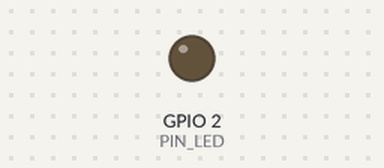
A sketch run on a simulated ESP32. On the bench: output pins drawn as LEDs (lit = HIGH). Pins used as bus, display or sensor lines are not drawn; what the sketch prints to the serial monitor is not drawn.

Above: at 1.2 s.
At 2.7 s:
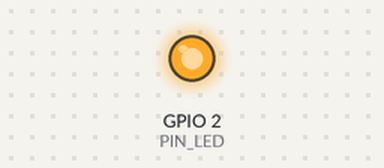
Timing chart, 0 to 3.9 s (numbered marks = the images above):
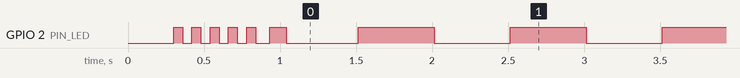

The sketch:

as5048a_probe.ino
```cpp
/*
 * ESP32 + AS5048A по SPI: пробник «датчик вообще отвечает и что он видит».
 *
 * ЗАЧЕМ ОТДЕЛЬНЫМ СКЕТЧЕМ. На стенде уже есть AS5048 — но читается он с
 * ДРУГОЙ платы (STM32 B-G431B-ESC1) и ДРУГИМ способом: по ширине импульса,
 * MagneticSensorPWM на PB8. Здесь проверяется новый путь целиком — новый
 * интерфейс (SPI), новый хозяин шины (ESP32), новые провода. Мешать это с
 * прошивкой моста bt_link нельзя: тогда отказ нельзя будет отнести ни к
 * датчику, ни к мосту.
 *
 * РАСПИНОВКА (провода на стенде, цвета — как приехали):
 *   GPIO18  CLK   жёлтый
 *   GPIO19  MISO  синий
 *   GPIO21  MOSI  зелёный
 *   GPIO5   CS    белый
 *   GND     GND   чёрный
 *   3V3     VCC   ПИТАНИЕ — шестой провод, без него шина читается как мусор.
 *
 * ПОЧЕМУ MOSI НА 21, А НЕ НА 23. У VSPI по умолчанию MOSI=23, но пины ESP32
 * разведены через GPIO-матрицу, и любой из них назначается программно —
 * SPI.begin(SCK, MISO, MOSI, SS). Молчаливой платы за это нет: единственное
 * условие — не пользоваться SPI.begin() без аргументов, иначе драйвер уйдёт
 * на 23-й и датчик не ответит, хотя провода в порядке.
 *
 * ПОЧЕМУ CS ИМЕННО 5. Это strapping-пин: в момент загрузки он обязан быть
 * высоким. Для CS это и есть покой (подтяжка вверх + CS_IDLE=HIGH), так что
 * выбор не конфликтует с загрузкой. Обратное — вешать на 5 что-то, что
 * тянет вниз, — стоило бы незагружающейся платы.
 *
 * SPI-РЕЖИМ 1 (CPOL=0, CPHA=1) — по даташиту AS5048A. Режим 0 даёт сдвиг на
 * бит и «почти правдоподобные» углы: не мусор, который заметен сразу, а
 * тихо неверные числа. Поэтому режим здесь константа, а не подбор.
 *
 * ЧАСТОТА 1 МГц, хотя датчик держит 10. Провода на стенде — дюпоны без витой
 * пары и без земли рядом с каждым сигналом; на 10 МГц такая шина ловит сбои
 * чётности, которые выглядят как «датчик врёт», а не «провод длинный».
 * Разгонять есть смысл только после того, как на 1 МГц всё сойдётся.
 *
 * ФОРМАТ ВЫВОДА — «label:value», как у Arduino Serial Plotter. Одна строка на
 * отсчёт, 50 Гц. Тот же поток читает и рисует tools/stand/enc_plot.py, так
 * что график есть и в IDE, и в терминале, и никакого второго формата
 * поддерживать не надо. Всё, что НЕ отсчёт (шапка, диагностика, отказы),
 * начинается с '#': плоттеры такие строки игнорируют, человек читает.
 *
 * Счётчики ошибок чётности и EF идут В КАЖДОЙ строке, а не только при сбое:
 * одиночный сбой на дюпонах глазами по бегущим строкам не поймать, он виден
 * только как приращение счётчика.
 *
 * СИГНАЛЫ СВЕТОДИОДОМ (GPIO2). На стенде не видно ни момента заливки, ни
 * того, что происходит, — поэтому состояние выведено наружу:
 *   5 быстрых миганий  — прошивка стартовала
 *   горит ровно        — датчик отвечает, диагностика чистая
 *   мигает 2 Гц        — датчик отвечает, но жалуется (магнит/AGC/ошибка)
 *   мигает 1 Гц        — датчика нет на шине (0x0000 или 0xFFFF в ответах)
 *
 * Сборка:  esp/build.sh as5048a_probe
 * Заливка: esp/build.sh as5048a_probe --прошить   (перезапишет мост bt_link!)
 */

#include <SPI.h>
#include <driver/gpio.h>   // подтяжки ставятся мимо pinMode: см. тест линии MISO

// ---------------------- распиновка и параметры ----------------------
// РАСПИНОВКА СМЕНЕНА 18 сентября: SimpleFOCMini разведён на плату напрямую и
// закрывает правый ряд. SPI переехал на левый: CLK 14, MISO 27, MOSI 26, CS 25.
// Все четыре — обычные пины, без strapping и без флеша. GPIO 12 в этом ряду
// НЕ ЗАНИМАТЬ: он обязан быть НИЗКИМ при загрузке, иначе плата выставит
// питание флеша 1.8 В и может не подняться.
//
// Прежний CS сидел на 5 — strapping-пине, и годился лишь потому, что CS в
// покое высокий. На обычном пине этой тонкости больше нет.
//
// На плате датчика шелкограф обслуживает оба варианта чипа: SCL это CLK,
// а SDA это CSn. Питание с вывода «5V» заведено на 3V3 — чип это принимает
// через свой стабилизатор, а главное, MISO тогда качается 0..3.3 В:
// GPIO ESP32 к пяти вольтам НЕ толерантны.
static const int PIN_SCK  = 14;
static const int PIN_MISO = 27;
static const int PIN_MOSI = 26;
static const int PIN_CS   = 25;
static const int PIN_LED  = 2;

static const uint32_t OUT_HZ   = 50;        // строк в секунду; см. шапку про формат

// ВРЕМЯ ШЛЁТ ПЛАТА, А НЕ СТАВИТ ХОСТ. Это не мелочь: строки приходят на хост
// пачками по мере опустошения буфера USB, и метка времени приёма даёт
// слипшиеся отсчёты. Первый же разбор такой записи выдал скорость вала
// 11 546 320 °/с — деление на почти нулевой интервал. По времени платы такого
// не бывает: интервал задан циклом, а не транспортом.
//
// Цена: Arduino Serial Plotter нарисует t отдельной растущей линией и сожмёт
// шкалу остальных. Кому мешает — WITH_TIME 0, тогда формат прежний.
#define WITH_TIME 1
static const uint32_t SPI_HZ   = 1000000;   // см. шапку: не 10 МГц
static const uint8_t  SPI_MODE = SPI_MODE1; // CPOL=0, CPHA=1 — по даташиту

// ---------------------- регистры AS5048A ----------------------
static const uint16_t REG_NOP       = 0x0000;
static const uint16_t REG_ERRFL     = 0x0001;  // флаги ошибок, читается со сбросом
static const uint16_t REG_DIAAGC    = 0x3FFD;  // диагностика + AGC
static const uint16_t REG_MAGNITUDE = 0x3FFE;  // амплитуда поля
static const uint16_t REG_ANGLE     = 0x3FFF;  // угол, 14 бит

SPIClass* spi = nullptr;

static uint32_t parity_errors = 0;
static uint32_t ef_errors     = 0;
static uint16_t last_raw_a = 0, last_raw_m = 0, last_raw_d = 0;

// Чётность ЧЁТНАЯ по битам 0..14 — в бит 15 кладётся так, чтобы число
// единиц во всём слове стало чётным. Считать «сколько единиц в 16 битах»
// вместо 15 — классическая ошибка: команда уедет с неверной чётностью, и
// датчик ответит флагом ошибки, а не данными.
static bool parity_even(uint16_t v) {
  v ^= v >> 8; v ^= v >> 4; v ^= v >> 2; v ^= v >> 1;
  return v & 1;
}

static uint16_t frame_read(uint16_t addr) {
  uint16_t cmd = 0x4000 | (addr & 0x3FFF);        // бит14 = 1: чтение
  if (parity_even(cmd)) cmd |= 0x8000;
  return cmd;
}

// Одна транзакция. ВАЖНО: AS5048A отдаёт результат ПРЕДЫДУЩЕЙ команды,
// поэтому один обмен ничего не значит — читать надо парой (команда, затем
// NOP или следующая команда). Функция ниже это и делает.
static uint16_t xfer(uint16_t frame) {
  spi->beginTransaction(SPISettings(SPI_HZ, MSBFIRST, SPI_MODE));
  digitalWrite(PIN_CS, LOW);
  delayMicroseconds(1);                            // t_L: CS до первого фронта
  uint16_t r = spi->transfer16(frame);
  digitalWrite(PIN_CS, HIGH);
  spi->endTransaction();
  delayMicroseconds(1);                            // t_CSn: пауза между кадрами
  return r;
}

static uint16_t last_raw = 0;

// Возвращает 14 бит данных; ok=false, если ответ не прошёл проверку.
static uint16_t read_reg(uint16_t addr, bool* ok) {
  xfer(frame_read(addr));                          // команда
  uint16_t raw = xfer(frame_read(REG_NOP));        // ответ приходит на следующем кадре
  last_raw = raw;                                  // сырое слово нужно для отказов: 0x0000 и 0xFFFF значат разное
  bool par_ok = !parity_even(raw);                 // во всём слове должно быть чётное число единиц
  bool ef     = raw & 0x4000;                      // бит14 — флаг ошибки транзакции
  if (!par_ok) parity_errors++;
  if (ef)      ef_errors++;
  if (ok) *ok = par_ok && !ef;
  return raw & 0x3FFF;
}

// ---------------------- тест линии MOSI ----------------------
//
// ЗАЧЕМ. Ответы датчика могут выглядеть правдоподобно и при ОБОРВАННОМ MOSI:
// если команда не доходит, датчик всё равно тактируется и что-то отдаёт, а
// «случайный угол при отсутствующем магните» и «мусор из-за необорванной
// команды» на глаз неотличимы. Отличить их можно только ответом на команду,
// которую датчик обязан ЗАБРАКОВАТЬ.
//
// Приём: посылается кадр с НАМЕРЕННО неверной чётностью. Живой MOSI -> датчик
// поднимает в ERRFL бит parity (0x4) и флаг EF в следующем ответе. Оборванный
// MOSI -> ERRFL остаётся нулевым, потому что команды датчик не видел вовсе.
//
// ERRFL самоочищается при чтении, поэтому тест не оставляет следов.
static void mosi_line_test() {
  uint16_t bad = frame_read(REG_ANGLE) ^ 0x8000;   // чётность перевёрнута
  xfer(bad);
  xfer(frame_read(REG_NOP));
  xfer(frame_read(REG_ERRFL));
  uint16_t errfl = xfer(frame_read(REG_NOP)) & 0x3FFF;

  if (errfl & 0x4) {
    Serial.println("#   тест MOSI: команда ДОХОДИТ (датчик забраковал кадр по чётности)");
  } else {
    Serial.printf("#   тест MOSI: команду НЕ ВИДНО (ERRFL=0x%04X после заведомо битого кадра) "
                  "-> проверить зелёный провод на GPIO21\n", errfl);
  }
  xfer(frame_read(REG_ERRFL));                     // дочитать, чтобы регистр ушёл чистым
  xfer(frame_read(REG_NOP));
}

// ---------------------- тест линии MISO ----------------------
//
// РАЗЛИЧАЕТ ДВА ОТКАЗА, которые по данным выглядят одинаково: «провод MISO ни
// к чему не подключён» и «подключён, но датчик не отвечает». Приём прямой: на
// линию по очереди ставится внутренняя подтяжка вниз и вверх. Если её никто
// не держит, показания пойдут ЗА подтяжкой (0x0000, потом 0xFFFF). Если на
// том конце живой выход датчика, он перебьёт подтяжку и результат в обоих
// случаях будет одинаковым.
//
// Подтяжка ставится через gpio_set_pull_mode, а НЕ через pinMode: pinMode на
// ESP32 переназначает функцию пина и сорвал бы маршрут SPI, после чего тест
// показывал бы состояние отвязанного пина, а не шины.
static void miso_line_test() {
  gpio_set_pull_mode((gpio_num_t)PIN_MISO, GPIO_PULLDOWN_ONLY);
  delay(2);
  xfer(frame_read(REG_ANGLE));
  uint16_t down = xfer(frame_read(REG_NOP));

  gpio_set_pull_mode((gpio_num_t)PIN_MISO, GPIO_PULLUP_ONLY);
  delay(2);
  xfer(frame_read(REG_ANGLE));
  uint16_t up = xfer(frame_read(REG_NOP));

  gpio_set_pull_mode((gpio_num_t)PIN_MISO, GPIO_FLOATING);

  if (down == 0x0000 && up == 0xFFFF) {
    Serial.println("#   тест MISO: линию НИКТО не держит -> нет питания у датчика, "
                   "либо не подключён MISO/GND, либо CS не доходит");
  } else if (down == up) {
    Serial.printf("#   тест MISO: линию кто-то держит (0x%04X при обеих подтяжках) -> "
                  "провод есть, датчик отвечает не по протоколу: проверить SPI-режим, "
                  "частоту и что это AS5048A (а не 5048B/I2C)\n", down);
  } else {
    Serial.printf("#   тест MISO: неустойчиво (вниз 0x%04X, вверх 0x%04X) -> "
                  "плохой контакт или наводка\n", down, up);
  }
}

// ---------------------- светодиод ----------------------
static void blink(int n, int on_ms, int off_ms) {
  for (int i = 0; i < n; i++) {
    digitalWrite(PIN_LED, HIGH); delay(on_ms);
    digitalWrite(PIN_LED, LOW);  delay(off_ms);
  }
}

void setup() {
  pinMode(PIN_LED, OUTPUT);
  pinMode(PIN_CS, OUTPUT);
  digitalWrite(PIN_CS, HIGH);                      // CS в покое — высокий, ещё до SPI.begin
  Serial.begin(115200);
  delay(300);
  blink(5, 60, 60);                                // «прошивка стартовала»

  spi = new SPIClass(VSPI);
  spi->begin(PIN_SCK, PIN_MISO, PIN_MOSI, PIN_CS); // ЯВНО: иначе MOSI уйдёт на 23
  // CS дёргается вручную, а не аппаратно: между кадрами AS5048A обязательна
  // пауза, а аппаратный CS её не даёт.

  Serial.println();
  Serial.println("# == AS5048A probe ==");
  Serial.printf("# SCK=%d MISO=%d MOSI=%d CS=%d, %lu Гц, SPI_MODE1, вывод %lu Гц\n",
                PIN_SCK, PIN_MISO, PIN_MOSI, PIN_CS,
                (unsigned long)SPI_HZ, (unsigned long)OUT_HZ);

  // ERRFL читается первым и намеренно: регистр самоочищается при чтении, и в
  // нём лежат ошибки, накопленные с подачи питания — в том числе от мусорных
  // кадров в момент загрузки, когда strapping-пин 5 ещё дёргался. Не сбросив
  // его здесь, мы бы всю сессию смотрели на ошибку, которой уже нет.
  bool ok;
  uint16_t errfl = read_reg(REG_ERRFL, &ok);
  Serial.printf("# ERRFL при старте: 0x%04X%s%s%s\n", errfl,
                (errfl & 0x1) ? " [framing]" : "",
                (errfl & 0x2) ? " [invalid command]" : "",
                (errfl & 0x4) ? " [parity]" : "");
  mosi_line_test();                                // до первых данных: см. шапку теста
  parity_errors = 0; ef_errors = 0;                // стартовый мусор в счёт не идёт
  Serial.println("# t:мс_платы angle:град mag:амплитуда agc:усиление perr:чётность ef:флаг_ошибки");
}

// Прошлое состояние диагностики. Печатать расшифровку в каждой строке нельзя
// (она сломала бы формат плоттера), а печатать только раз — значит потерять
// событие «магнит уехал в середине прогона». Поэтому '#'-строка выдаётся на
// ИЗМЕНЕНИЕ состояния: тихо, пока всё стабильно, и заметно в момент перемены.
static uint16_t last_flags = 0xFFFF;

void loop() {
  static uint32_t next_us = 0;
  const uint32_t period_us = 1000000UL / OUT_HZ;
  if ((int32_t)(micros() - next_us) < 0) return;
  // Шаг СЧИТАЕТСЯ ОТ ПРЕДЫДУЩЕЙ УСТАВКИ, а не от «сейчас»: иначе к периоду
  // каждый раз прибавляется длительность тела цикла и частота уползает вниз.
  next_us += period_us;
  if ((int32_t)(micros() - next_us) > (int32_t)period_us) next_us = micros() + period_us;  // отстали — не догоняем пачкой

  // Метка времени ставится ЗДЕСЬ, до чтений, а не в printf. В printf она
  // отставала на длительность трёх обменов по SPI и на ожидание буфера UART,
  // и интервал между отсчётами гулял 9..20 мс при заданных ровно 20.
  const uint32_t t_ms = millis();

  bool ok_a, ok_m, ok_d;
  uint16_t angle = read_reg(REG_ANGLE,     &ok_a); last_raw_a = last_raw;
  uint16_t mag   = read_reg(REG_MAGNITUDE, &ok_m); last_raw_m = last_raw;
  uint16_t diag  = read_reg(REG_DIAAGC,    &ok_d); last_raw_d = last_raw;

  // «Датчика нет» опознаётся по вырожденным ответам: висящий MISO даёт
  // сплошные нули (подтяжка вниз/земля) или единицы (подтяжка вверх). Так
  // отличается «не подключен» от «подключен и жалуется» — иначе оба случая
  // выглядели бы одинаково плохими числами.
  bool dead = (angle == 0x0000 && mag == 0x0000 && diag == 0x0000) ||
              (angle == 0x3FFF && mag == 0x3FFF && diag == 0x3FFF);
  if (dead) {
    // Печатается РАЗ В СЕКУНДУ и с сырыми словами. Общее «нет ответа» ничего
    // не сужает: 0x0000 и 0xFFFF на шине означают разные неисправности, и
    // различить их можно только по сырому слову вместе с тестом линии ниже.
    static uint32_t last_msg = 0;
    if (millis() - last_msg > 1000) {
      last_msg = millis();
      Serial.printf("# НЕТ ОТВЕТА: сырое angle=0x%04X mag=0x%04X diag=0x%04X — %s\n",
                    last_raw_a, last_raw_m, last_raw_d,
                    (last_raw_a == 0xFFFF) ? "линия висит вверх" :
                    (last_raw_a == 0x0000) ? "линия висит вниз" : "смешанный мусор");
      miso_line_test();
    }
    digitalWrite(PIN_LED, (millis() / 500) & 1);
    return;
  }

  uint8_t agc      = diag & 0xFF;
  bool    ocf      = diag & 0x0100;   // внутренняя калибровка завершена
  bool    cof      = diag & 0x0200;   // переполнение CORDIC — угол недостоверен
  bool    comp_low = diag & 0x0400;   // поле слабое: магнит далеко
  bool    comp_hi  = diag & 0x0800;   // поле сильное: магнит близко

  uint16_t flags = (diag >> 8) & 0x0F;
  if (flags != last_flags) {
    Serial.printf("# диагностика: DIAAGC=0x%04X %s%s%s%s AGC=%u маг=%u\n", diag,
                  ocf ? "OCF " : "!OCF(калибровка не завершена) ",
                  cof ? "COF(угол недостоверен) " : "",
                  comp_low ? "МАГНИТ_ДАЛЕКО " : "",
                  comp_hi ? "МАГНИТ_БЛИЗКО " : "",
                  agc, mag);
    last_flags = flags;
  }

  // Строка отсчёта. Угол в градусах, а не в тиках: плоттеру нужна величина в
  // осмысленных единицах, а сырые тики всё равно восстанавливаются делением.
#if WITH_TIME
  Serial.printf("t:%lu,angle:%.3f,mag:%u,agc:%u,perr:%lu,ef:%lu\n",
                (unsigned long)t_ms,
                angle * 360.0f / 16384.0f, mag, agc,
#else
  Serial.printf("angle:%.3f,mag:%u,agc:%u,perr:%lu,ef:%lu\n",
                angle * 360.0f / 16384.0f, mag, agc,
#endif
                (unsigned long)parity_errors, (unsigned long)ef_errors);

  bool clean = ok_a && ok_m && ok_d && ocf && !cof && !comp_low && !comp_hi;
  // Светодиод переключается по времени, а не delay-ами: цикл теперь держит
  // частоту вывода, и любой delay здесь съел бы её.
  if (clean) digitalWrite(PIN_LED, HIGH);
  else       digitalWrite(PIN_LED, (millis() / 250) & 1);
}
```

Measured:
- by itself, GPIO 2 (PIN_LED): goes 4 × (LOW 0.06 s, HIGH 0.06 s), LOW 0.09 s, HIGH 0.11 s, 128 × (LOW 0.47 s, HIGH 0.50 s), LOW 0.50 s, then HIGH
